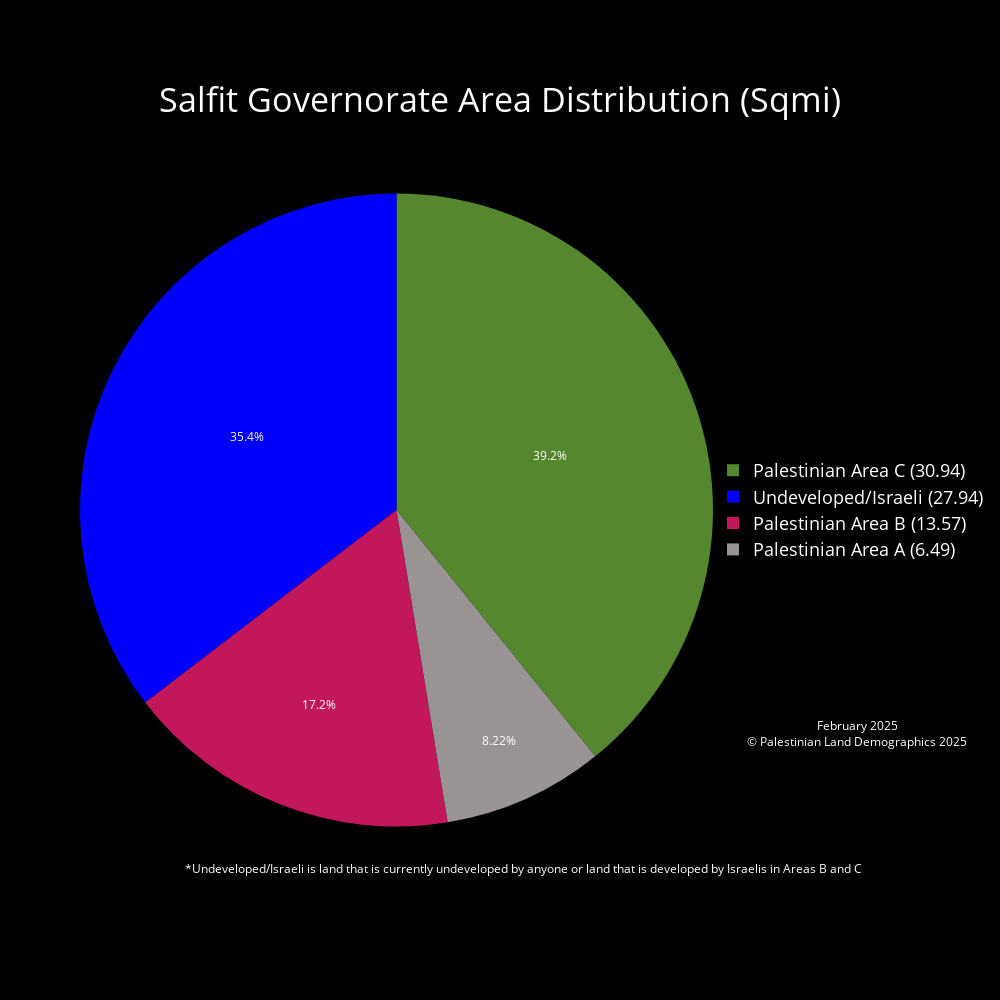

Notebook code cell kept with this figure:
### Code cell
# Salfit Governorate
West_Bank_Governorates = Governorates[Governorates['Governorates_Code'] < 2000]
Salfit_gov = West_Bank_Governorates[West_Bank_Governorates['Governorates_Name'] == 'Salfit']
# Clip to Governorate
Salfit_land_mass = gpd.clip(Palestinian_Land_Mass, Salfit_gov)
Salfit_seam_zone = gpd.clip(Seam_Zone, Salfit_gov)
# Calculate Area for clipped layer
Salfit_land_mass['Area_sqmi'] = Salfit_land_mass['geometry'].to_crs(epsg=28191).area * 3.8610215854245e-7
Salfit_seam_zone['Area_sqmi'] = Salfit_seam_zone['geometry'].to_crs(epsg=28191).area * 3.8610215854245e-7
# Plot for Visualization
fig, ax = plt.subplots()
Salfit_gov.plot(ax = ax, facecolor = "white", edgecolor = "black", label = "Salfit Governorate")
Salfit_seam_zone.plot(ax=ax, facecolor = "#1a237e", edgecolor = "#1a237e", label = "Palestinian Seam Zone in Salfit")
Salfit_land_mass.plot(ax = ax, facecolor = "green", edgecolor = "green", label = "Palestinian Land Mass in Salfit")
plt.title(f"Palestinian Land Mass Salfit")
plt.xlabel('Longitude')
plt.ylabel('Latitude')
plt.show()
# Calculate the land mass in areas a, b, c etc..
# Salfit_seam_zone['Area_sqmi'].groupby([Salfit_seam_zone['CLASS']]).sum()
Salfit_gov_area_a_area = Salfit_land_mass[Salfit_land_mass['CLASS'] == 'A']['Area_sqmi'].sum()
Salfit_gov_area_b_area = Salfit_land_mass[Salfit_land_mass['CLASS'] == 'B']['Area_sqmi'].sum()
Salfit_area_c_seam_zone = Salfit_seam_zone[Salfit_seam_zone['CLASS'] == 'C']['Area_sqmi'].sum()
Salfit_gov_area_c_area = Salfit_land_mass[Salfit_land_mass['CLASS'] == 'C']['Area_sqmi'].sum() + Salfit_area_c_seam_zone # for total Palestinian land in Area C
Salfit_gov_area = Governorates[Governorates["Governorates_Name"] == "Salfit"]["Area_sqmi"].iloc[0]
print(Salfit_gov_area)
open_or_israeli_area = Salfit_gov_area - Salfit_gov_area_a_area - Salfit_gov_area_b_area - Salfit_gov_area_c_area

# declaring data from land mass calculations
data = [Salfit_gov_area_a_area, Salfit_gov_area_b_area, Salfit_gov_area_c_area, open_or_israeli_area]

# Custom color palette and labels
label_color_dict = {'Palestinian Area A' : '#999393', 'Palestinian Area B' : '#C2185B', 'Palestinian Area C' : '#55872F', 'Undeveloped/Israeli' : '#0000FF'}
labels = list(label_color_dict.keys())
palette_color = list(label_color_dict.values())
custom_labels = [f'{label} ({round(value, 2)})' for label, value in zip(labels, data)]

# Pie chart using plotly
fig = go.Figure(
    data=[
        go.Pie(
            labels=custom_labels,
            values=data,
            marker=dict(colors=palette_color)
            
        )
    ]
)

fig.update_traces(textposition='inside',       # puts text inside the pie chart
                    textinfo = 'percent',        # shows us the percent and the area in sqmi ('percent+label' to show both)
                    textfont_color='white')      # color of the labels inside the pie chart are set to white

fig.update_layout(
    paper_bgcolor='black',       # background color around the plot  
    plot_bgcolor='black',        # background color of the plot
    font_color='white',          # color of the legend and title
    title={
        'text': 'Salfit Governorate Area Distribution (Sqmi)',
        'x': 0.5,                # Middle
        'y': 0.90,                # Nearly at the top
        'xanchor': 'center',
        'yanchor': 'middle',
        'font': {'size': 34}     # Increase font size for the title
    },
    legend={
        'font': {'size': 18},     # Increase font size for the legend
        'x': 1,                   # Position legend to the right of the pie chart
        'y': 0.5,                 # Position legend in the middle
        'xanchor': 'left',
        'yanchor': 'middle'
    },
    annotations=[
        dict(
            text="*Undeveloped/Israeli is land that is currently undeveloped by anyone or land that is developed by Israelis in Areas B and C",
            x=0.7,
            y=0.05,
            showarrow=False,
            font=dict(color='white', size=12),
            xanchor='center'
        ),
        dict(
            text="February 2025<br>© Palestinian Land Demographics 2025",
            x=1.05,
            y=0.25,
            showarrow=False,
            font=dict(color='white', size=12),
            xanchor='left',
            yanchor='top'
        )
    ],
    width=1000,                  # width and height of the pie chart
    height=1000
)

fig.write_html('February2025\PieCharts_HTML\Salfit_Governorate_Area_Distribution_Pie_Chart.html')
fig.write_image('February2025\PieCharts_JPG\Salfit_Governorate_Area_Distribution_Pie_Chart.jpg')
fig.show()

### Figure 1 — Plotly figure (JSON) as saved in the notebook; plotly's stock layout.template omitted (floating-point values rounded to 4 significant figures)
{"data": [{"labels": ["Palestinian Area A (6.49)", "Palestinian Area B (13.57)", "Palestinian Area C (30.94)", "Undeveloped/Israeli (27.94)"], "marker": {"colors": ["#999393", "#C2185B", "#55872F", "#0000FF"]}, "textfont": {"color": "white"}, "textinfo": "percent", "textposition": "inside", "type": "pie", "values": [6.489, 13.57, 30.94, 27.94]}], "layout": {"annotations": [{"font": {"color": "white", "size": 12}, "showarrow": false, "text": "*Undeveloped/Israeli is land that is currently undeveloped by anyone or land that is developed by Israelis in Areas B and C", "x": 0.7, "xanchor": "center", "y": 0.05}, {"font": {"color": "white", "size": 12}, "showarrow": false, "text": "February 2025<br>© Palestinian Land Demographics 2025", "x": 1.05, "xanchor": "left", "y": 0.25, "yanchor": "top"}], "font": {"color": "white"}, "height": 1000, "legend": {"font": {"size": 18}, "x": 1, "xanchor": "left", "y": 0.5, "yanchor": "middle"}, "paper_bgcolor": "black", "plot_bgcolor": "black", "title": {"font": {"size": 34}, "text": "Salfit Governorate Area Distribution (Sqmi)", "x": 0.5, "xanchor": "center", "y": 0.9, "yanchor": "middle"}, "width": 1000}}
